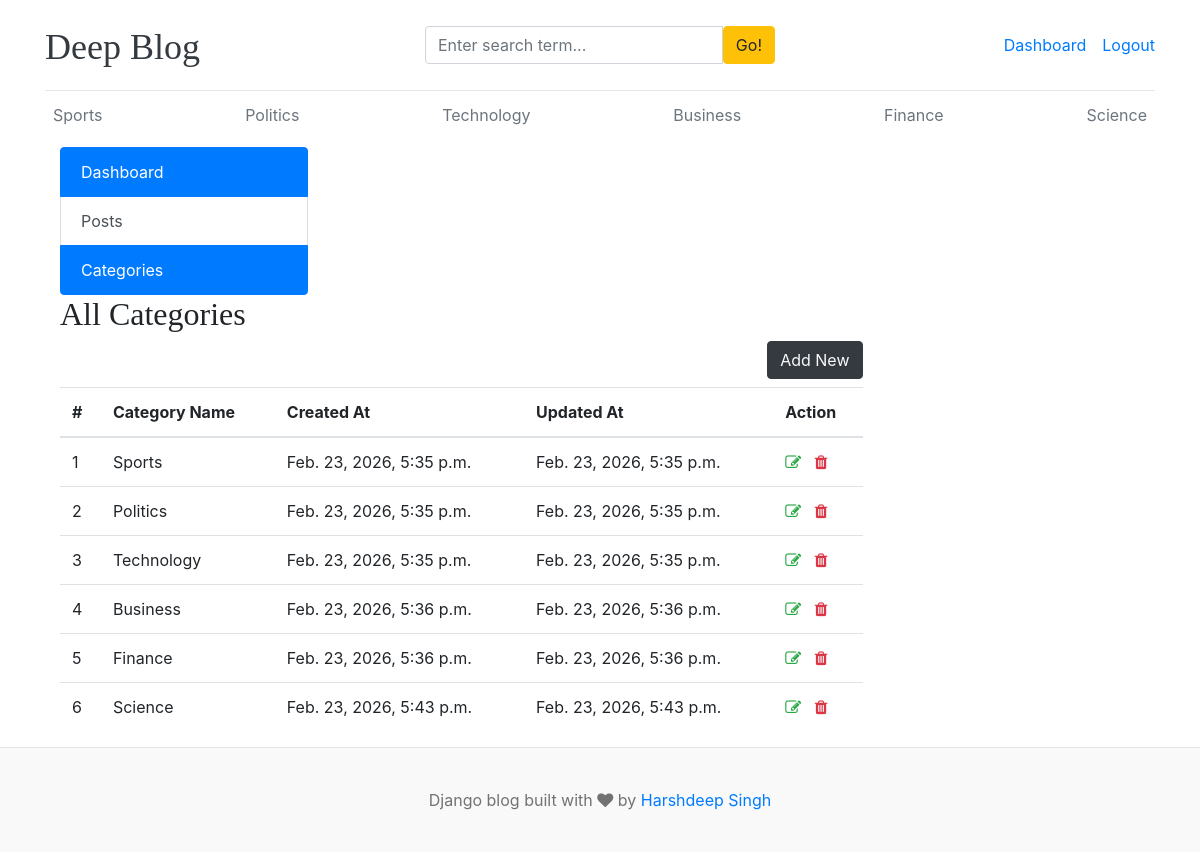
Page /dashboard/categories/ (signed in) on the earlier database version.
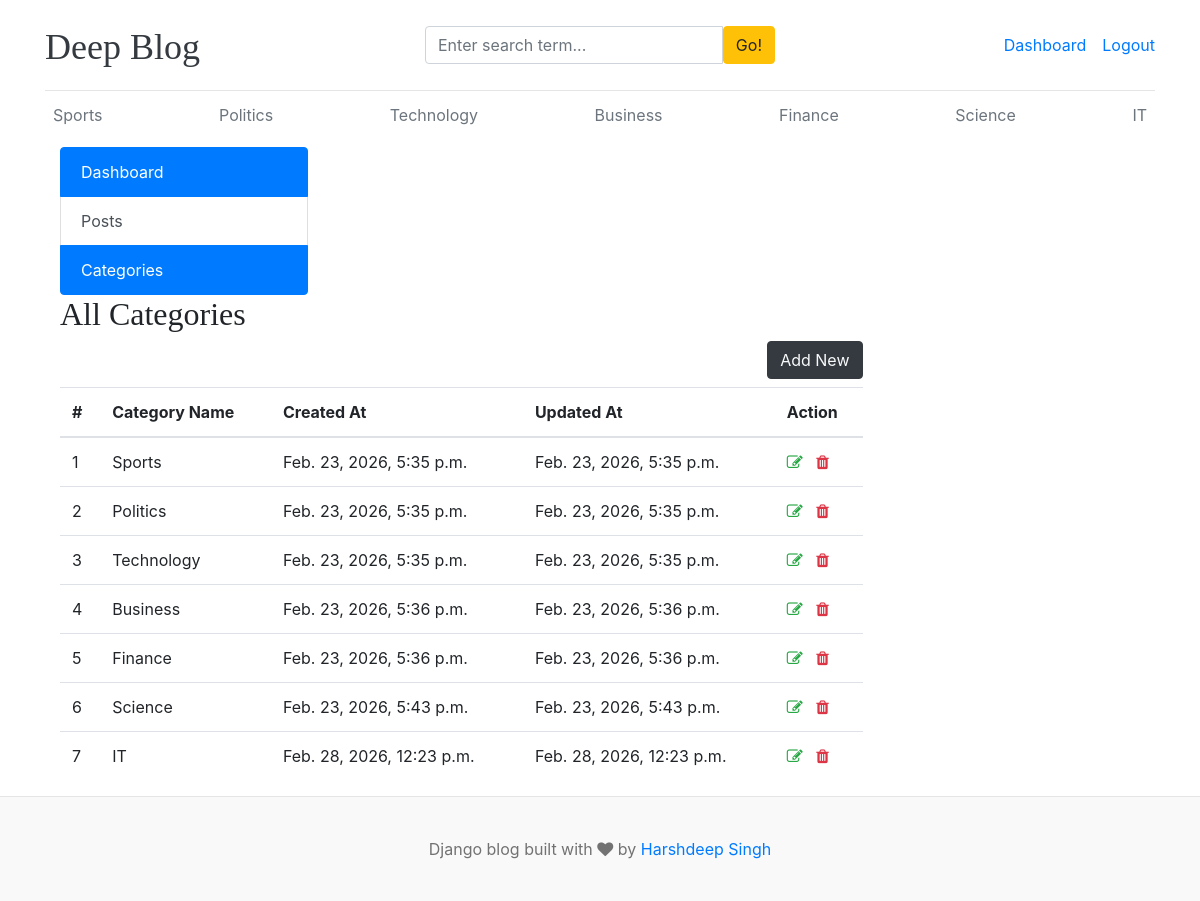
Same page on the later database version.
### blogs/models.py (models this page shows)
class Category(models.Model):
    name = models.CharField(max_length=100, unique=True)
    created_at = models.DateTimeField(auto_now_add=True)
    updated_at = models.DateTimeField(auto_now=True)
    class Meta:
        verbose_name = 'Category'
        verbose_name_plural = 'Categories'
    def __str__(self):
        return self.name

### dashboard/views.py (the view)
# urls.py: path('categories/', views.categories, name='categories'),
@login_required(login_url='login')
def categories(request):
    categories = Category.objects.all()
    context = {
        'categories': categories,
    }
    return render(request, 'dashboard/categories.html', context)

### blogs/context_processors.py (called while the page is built)
def get_all_categories(request):
    categories = Category.objects.all()
    return dict(categories=categories)

def get_social_links(request):
    social_links = SocialLink.objects.all()
    return dict(social_links=social_links)

### templates/dashboard/categories.html (shortened to what this page needs)
{% extends 'base.html' %}
{% block content %}
{% include 'dashboard/sidebar.html' %}
<div class="col-md-9">
    <h2>All Categories</h2>
    <a href="{% url 'add_category' %}" class="btn btn-dark text-light float-right mb-2">Add New</a>
    <table class="table table-hover">
        <thead>
            <tr>
                <th>#</th>
                <th>Category Name</th>
                <th>Created At</th>
                <th>Updated At</th>
                <th>Action</th>
            </tr>
        </thead>
        <tbody>
            {% for cat in categories %}
            <tr>
                <td>{{ forloop.counter }}</td>
                <td>{{ cat }}</td>
                <td>{{ cat.created_at }}</td>
                <td>{{ cat.updated_at }}</td>
                <td>
                    <a href="{% url 'edit_category' cat.id %}"><i class="fa fa-edit text-success"></i></a>
                    <a href="{% url 'delete_category' cat.id %}"><i class="fa fa-trash text-danger"></i></a>
                </td>
            </tr>
            {% endfor %}
        </tbody>
    </table>
</div>
</div>
{% endblock %}

### templates/base.html (shortened to what this page needs)
{% load static %}
<!DOCTYPE html>
<html lang="en">
<head>
    <link href="https://getbootstrap.com/docs/4.0/dist/css/bootstrap.min.css" rel="stylesheet">
    <link href="{% static 'css/blog.css' %}" rel="stylesheet">
    <link rel="stylesheet" href="https://cdnjs.cloudflare.com/ajax/libs/font-awesome/4.7.0/css/font-awesome.min.css">
</head>
<body>
    <div class="container">
        <header class="blog-header py-3">
            <div class="row flex-nowrap justify-content-between align-items-center">
                <div class="col-4 pt-1">
                    <a class="blog-header-logo text-dark" href="/">Deep Blog</a>
                </div>
                <div class="col-4">
                    <form action="{% url 'search' %}" method="get">
                        <div class="input-group">
                        <input class="form-control" type="text" placeholder="Enter search term..." aria-label="Enter search term..." aria-describedby="button-search" name="keyword" />
                        <button type="submit" class="btn btn-warning" id="button-search">Go!</button>
                    </div>
                    </form>
                </div>
                <div class="col-4 d-flex justify-content-end align-items-center">
                    {% if not user.is_authenticated %}
                    <a class="btn btn-sm btn-warning" href="{% url 'login' %}">Sign in</a> &nbsp;
                    <a class="btn btn-sm btn-outline-secondary" href="{% url 'register' %}">Register</a>
                    {% else %}
                    <span><a href="{% url 'dashboard' %}">Dashboard</a></span>
                    <span><a href="{% url 'logout' %}"> Logout </a></span>
                    {% endif %}
                </div>
            </div>
        </header>
        <div class="nav-scroller py-1 mb-2">
            <nav class="nav d-flex justify-content-between">
                {% for category in categories %}
                <a class="p-2 text-muted" href="{% url 'posts_by_category' category.id %}">{{ category.name }}</a>
                {% endfor %}
            </nav>
        </div>
{% block content %}
{% endblock %}
  <footer class="blog-footer">
        <p>Django blog built with <i class="fa fa-heart"></i> by <a href="#">Harshdeep Singh</a></p>
    </footer>

Differences in the rows shown:
added Category: name "IT", created_at "Feb. 28, 2026, 12:23 p.m.", updated_at "Feb. 28, 2026, 12:23 p.m."
